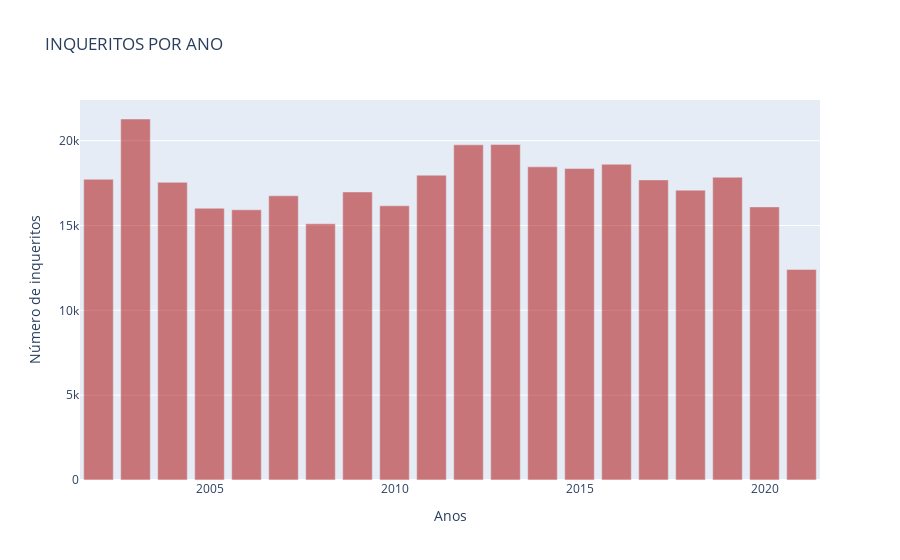

Notebook code cell kept with this figure:
### Markdown cell above
#### Iremos analisar os numeros de inqueritos por ano agora

Sem representação graficas é possivel ver que os números são bem altos já, porém como quase todos os outros índices ele vem caindo drasticamente, iremos fazer um grafico de disperção para notar essa queda e ver quando ela "começa"

### Code cell
#Criando o grafico com go.scatter
scatter = go.Bar(x = santos.ano, y =santos.total_de_inqueritos_policiais_instaurados,
                     marker ={'color': "#AC0000"}, opacity = 0.5, hovertemplate='Nº de Inqueritos: %{y}<extra></extra>') 

#configurando o layout
layout = go.Layout(title = 'INQUERITOS POR ANO',
                   xaxis ={'title': 'Anos'},
                   yaxis ={'title': 'Número de inqueritos'})

fig = go.Figure(data=[scatter], layout= layout)
fig.show()

### Figure 1 — Plotly figure (JSON) as saved in the notebook; plotly's stock layout.template omitted (floating-point values rounded to 4 significant figures)
{"data": [{"hovertemplate": "Nº de Inqueritos: %{y}<extra></extra>", "marker": {"color": "#AC0000"}, "opacity": 0.5, "type": "bar", "x": [2002, 2003, 2004, 2005, 2006, 2007, 2008, 2009, 2010, 2011, 2012, 2013, 2014, 2015, 2016, 2017, 2018, 2019, 2020, 2021], "y": [17730.0, 21280.0, 17540.0, 16020.0, 15930.0, 16750.0, 15100.0, 16980.0, 16160.0, 17960.0, 19760.0, 19780.0, 18460.0, 18360.0, 18610.0, 17690.0, 17080.0, 17840.0, 16100.0, 12410.0]}], "layout": {"title": {"text": "INQUERITOS POR ANO"}, "xaxis": {"title": {"text": "Anos"}}, "yaxis": {"title": {"text": "Número de inqueritos"}}}}
